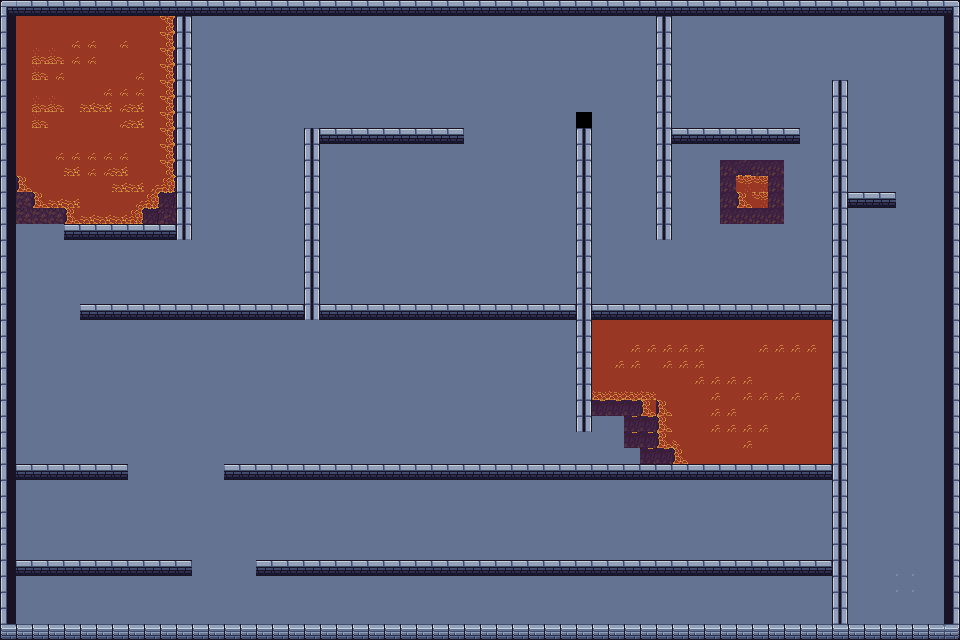

Tiled map render using the project's own tile images. Description and the map definition, with tile-layer contents summarised, below:
An orthogonal 60x40 tile map with 16x16 px tiles, 1 tile layer (Tile Layer 2), 6 tilesets and 50 objects (23x wall, 12x guard_start, 12x guard_end, player_spawn, server).

<map version="1.10" tiledversion="1.12.2" orientation="orthogonal" renderorder="right-down" width="60" height="40" tilewidth="16" tileheight="16" infinite="0" nextlayerid="10" nextobjectid="121">
 <tileset firstgid="1" name="Set 1.0" tilewidth="16" tileheight="16" tilecount="48" columns="12">
  <image source="tilesetAD/map1/Dungeon Gathering Free Version/Set 1.0.png" width="192" height="64" />
 </tileset>
 <tileset firstgid="49" name="Set 1.2" tilewidth="16" tileheight="16" tilecount="96" columns="16">
  <image source="tilesetAD/map1/Dungeon Gathering Free Version/Set 1.2.png" width="256" height="96" />
 </tileset>
 <tileset firstgid="145" name="lavaonland1 - Copy (2)" tilewidth="16" tileheight="16" tilecount="70" columns="10">
  <image source="tilesetAD/Top Down Lava Tileset 16x16 Free/Top Down Lava Tileset 16x16 Free/FREE TILESET FILES/Environment ( With Animations )/Land on Lava Tile/lavaonland1 - Copy (2).png" width="160" height="112" />
 </tileset>
 <tileset firstgid="215" name="lavaonland1 - Copy (3)" tilewidth="16" tileheight="16" tilecount="70" columns="10">
  <image source="tilesetAD/Top Down Lava Tileset 16x16 Free/Top Down Lava Tileset 16x16 Free/FREE TILESET FILES/Environment ( With Animations )/Land on Lava Tile/lavaonland1 - Copy (3).png" width="160" height="112" />
 </tileset>
 <tileset firstgid="285" name="lavaonland1 - Copy" tilewidth="16" tileheight="16" tilecount="70" columns="7">
  <image source="tilesetAD/Top Down Lava Tileset 16x16 Free/Top Down Lava Tileset 16x16 Free/FREE TILESET FILES/Environment ( With Animations )/Land on Lava Tile/lavaonland1 - Copy.png" width="112" height="160" />
 </tileset>
 <tileset firstgid="355" name="lavaonland1" tilewidth="16" tileheight="16" tilecount="70" columns="7">
  <image source="tilesetAD/Top Down Lava Tileset 16x16 Free/Top Down Lava Tileset 16x16 Free/FREE TILESET FILES/Environment ( With Animations )/Land on Lava Tile/lavaonland1.png" width="112" height="160" />
 </tileset>
 <objectgroup id="2" name="collisions" offsetx="-3.12373" offsety="1.56186">
  <object id="13" name="wall" x="304.737" y="128.211" width="15.2463" height="191.504" />
  <object id="14" name="wall" x="575.791" y="122.773" width="14.4636" height="310.002" />
  <object id="16" name="wall" x="831.674" y="82.4432" width="13.2285" height="542.331" />
  <object id="17" name="wall" x="232.121" y="464.815" width="600.632" height="13.6237" />
  <object id="99" name="wall" x="261.121" y="559.815" width="570.965" height="13.6237" />
  <object id="20" name="wall" x="96.4143" y="304.197" width="207.805" height="15" />
  <object id="21" name="wall" x="319.775" y="304.572" width="511.352" height="14.152" />
  <object id="22" name="wall" x="62.213" y="224.255" width="112.667" height="14.2948" />
  <object id="24" name="wall" x="0" y="-1" width="955" height="16" />
  <object id="25" name="wall" x="946" y="0" width="16" height="630" />
  <object id="26" name="wall" x="655.967" y="16.502" width="13.8093" height="219.58" />
  <object id="108" name="wall" x="319.301" y="129.169" width="139.809" height="14.2467" />
  <object id="28" name="wall" x="175.064" y="16.4644" width="15.6667" height="222.93" />
  <object id="30" name="wall" x="14.547" y="463.341" width="115.527" height="13.3333" />
  <object id="31" name="wall" x="0.729083" y="14.2212" width="14.6667" height="609.862" />
  <object id="32" name="wall" x="846.484" y="193.277" width="55.3673" height="14.1237" />
  <object id="109" name="wall" x="670.484" y="129.277" width="124.034" height="15.457" />
  <object id="34" name="wall" x="0" y="624.667" width="962.371" height="13.1427" />
  <object id="106" name="wall" x="14.466" y="560.737" width="180.114" height="14.6943" />
 </objectgroup>
 <objectgroup id="5" name="entities" offsetx="15.6186" offsety="9.37119">
  <object id="51" name="player_spawn" x="724" y="591.333" width="14.6667" height="17.3333" />
  <object id="52" name="server" x="877.376" y="549.517" width="31.1667" height="33.5" />
  <object id="116" name="wall" x="704.381" y="147.962" width="65.3333" height="69.3333" />
  <object id="117" name="wall" x="-8.95193" y="-4.03786" width="177.333" height="225.333" />
  <object id="118" name="wall" x="576.381" y="310.629" width="238.667" height="93.3333" />
  <object id="119" name="wall" x="611.048" y="406.629" width="208" height="46.6667" />
  <object id="120" x="675.048" y="681.295" />
 </objectgroup>
 <objectgroup id="6" name="enemies" offsetx="-6.24746" offsety="9.37119">
  <object id="78" name="guard_start" x="369.167" y="591.559" width="14.5" height="15">
   <properties>
    <property name="id" type="int" value="12" />
    <property name="viewAngle" type="int" value="60" />
    <property name="viewRadius" type="int" value="120" />
   </properties>
  </object>
  <object id="79" name="guard_end" x="640.704" y="593.843" width="15" height="14.5">
   <properties>
    <property name="id" type="int" value="12" />
    <property name="viewAngle" type="int" value="60" />
    <property name="viewRadius" type="int" value="120" />
   </properties>
  </object>
  <object id="80" name="guard_end" x="529.078" y="256.93" width="14" height="13">
   <properties>
    <property name="id" type="int" value="13" />
    <property name="viewAngle" type="int" value="60" />
    <property name="viewRadius" type="int" value="120" />
   </properties>
  </object>
  <object id="81" name="guard_start" x="529.2" y="47.6433" width="13.5" height="14.5">
   <properties>
    <property name="id" type="int" value="13" />
    <property name="viewAngle" type="int" value="60" />
    <property name="viewRadius" type="int" value="120" />
   </properties>
  </object>
  <object id="82" name="guard_start" x="46.7257" y="401.591" width="15.3333" height="16">
   <properties>
    <property name="id" type="int" value="14" />
    <property name="viewAngle" type="int" value="60" />
    <property name="viewRadius" type="int" value="120" />
   </properties>
  </object>
  <object id="83" name="guard_end" x="49.124" y="254.851" width="15.3333" height="16.6667">
   <properties>
    <property name="id" type="int" value="14" />
    <property name="viewAngle" type="int" value="60" />
    <property name="viewRadius" type="int" value="120" />
   </properties>
  </object>
  <object id="84" name="guard_end" x="337.903" y="413.195" width="16" height="16.6667">
   <properties>
    <property name="id" type="int" value="15" />
    <property name="viewAngle" type="int" value="60" />
    <property name="viewRadius" type="int" value="120" />
   </properties>
  </object>
  <object id="85" name="guard_start" x="127" y="417.233" width="14" height="16">
   <properties>
    <property name="id" type="int" value="15" />
    <property name="viewAngle" type="int" value="60" />
    <property name="viewRadius" type="int" value="120" />
   </properties>
  </object>
  <object id="86" name="guard_start" x="270.119" y="22.1463" width="14" height="15.3333">
   <properties>
    <property name="id" type="int" value="16" />
    <property name="viewAngle" type="int" value="60" />
    <property name="viewRadius" type="int" value="120" />
   </properties>
  </object>
  <object id="87" name="guard_end" x="272.031" y="240.268" width="15.3333" height="14.6667">
   <properties>
    <property name="id" type="int" value="16" />
    <property name="viewAngle" type="int" value="60" />
    <property name="viewRadius" type="int" value="120" />
   </properties>
  </object>
  </objectgroup>
 <layer id="9" name="Tile Layer 2" width="60" height="40">
  <data>[2400 cells, 2399 non-empty, 28 distinct tile ids]</data>
 </layer>
</map>
<!-- 14 of 50 objects omitted -->
